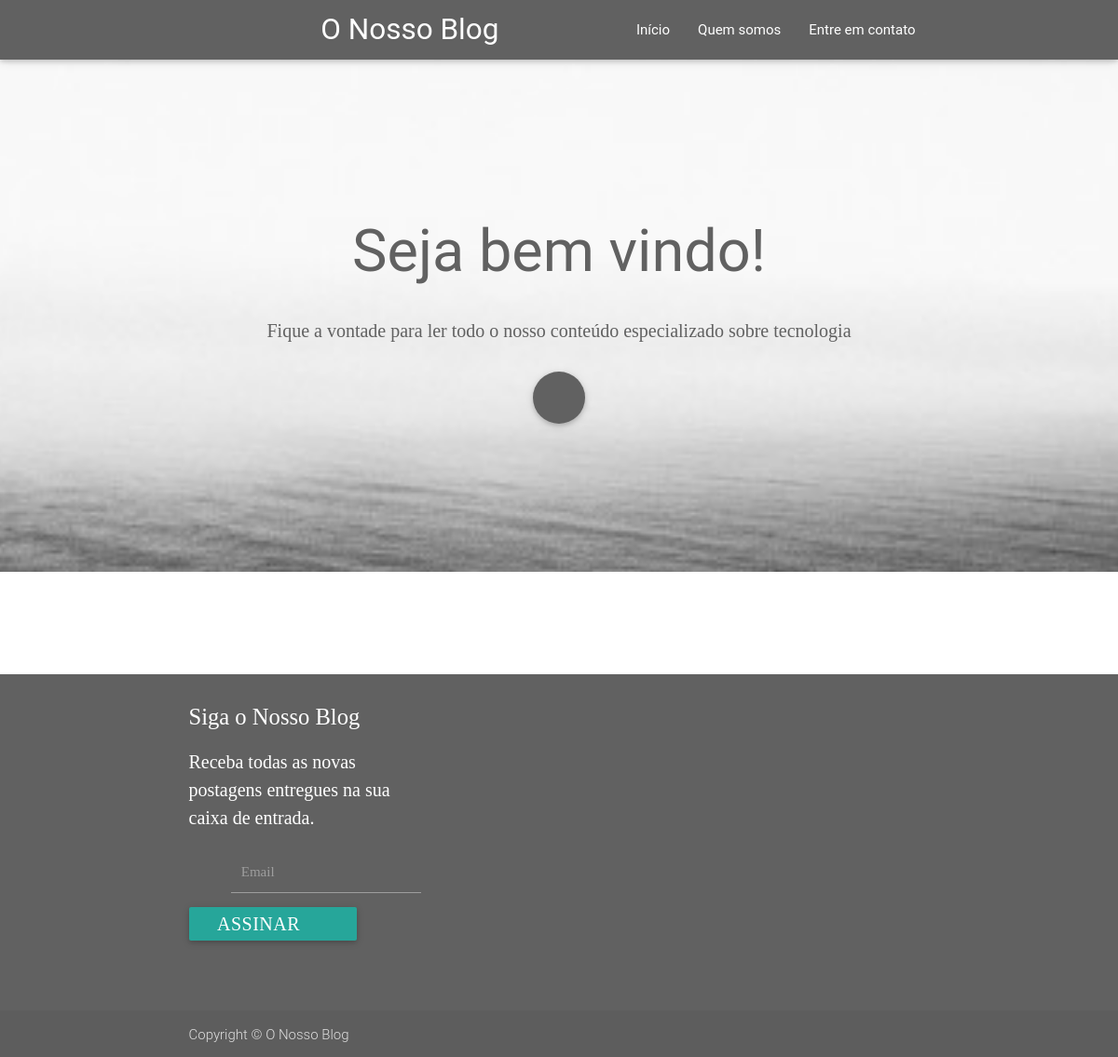
Before: / with the older database file.
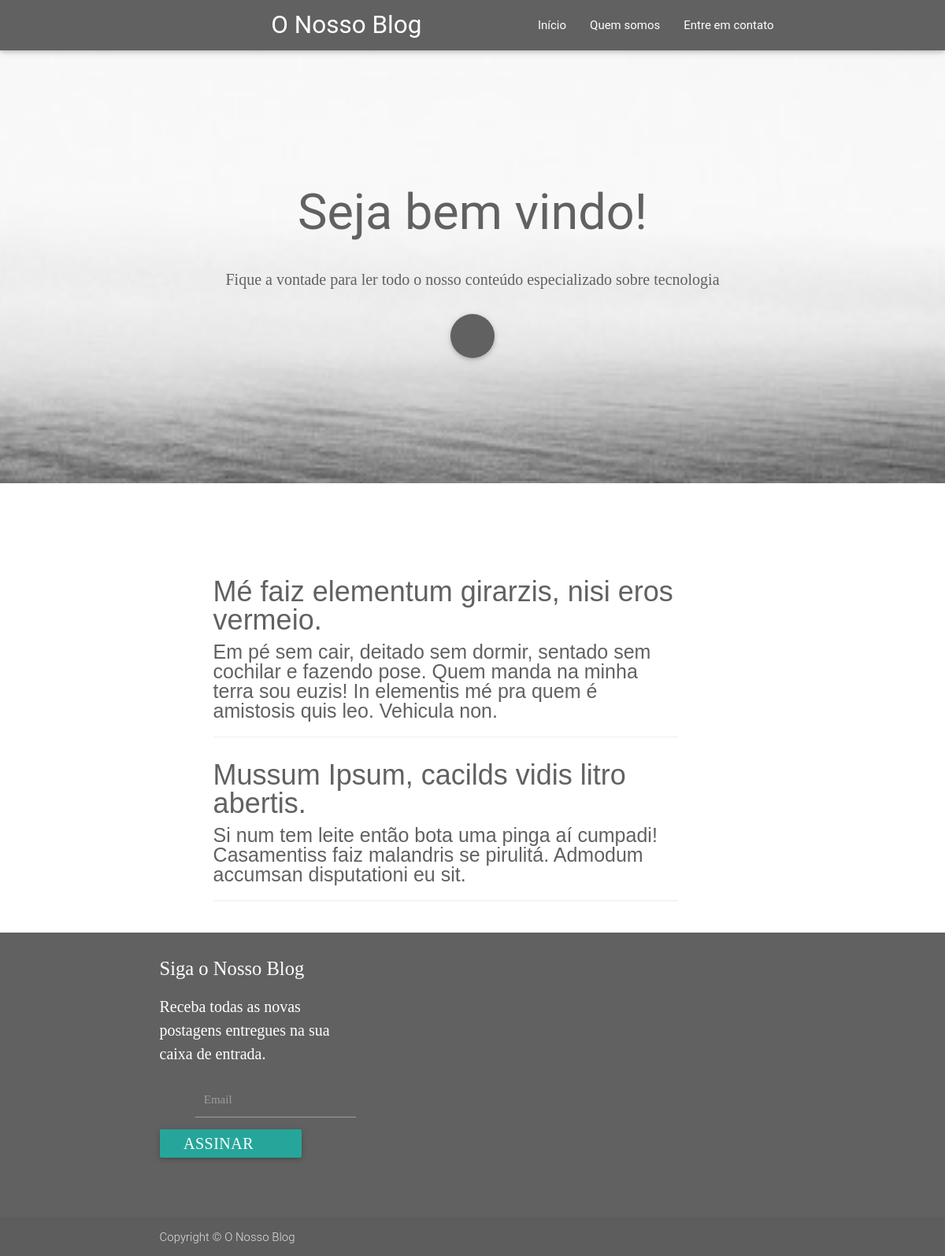
After: the same page with the newer database file.
### nossoBlog/models.py (models this page shows, shortened)
class Postagem(models.Model):
    titulo = models.CharField(max_length=100)
    descricao = models.CharField(max_length=200)
    conteudo = models.TextField()
    class Meta:
        verbose_name_plural = "Postagens"

### nossoBlog/views.py (the view)
# urls.py: path('', postagem, name='home'),
def postagem(request, template_name='index.html'):
    postagem = Postagem.objects.all()
    postagens = {'lista': postagem}
    return render(request, template_name, postagens)

### nossoBlog/templates/index.html
{% extends 'base.html' %}
{% load static %}
{% block conteudo %}
<div id="index-banner" class="parallax-container valign-wrapper">
    <div class="section no-pad-bot">
      <div class="container valign">
        <br><br>
        <h1 class="header center grey-text text-darken-2">Seja bem vindo!</h1>
        <div class="row center">
          <h5 class="header col s12 light grey-text text-darken-2">Fique a vontade para ler todo o nosso conteúdo especializado sobre tecnologia</h5>
        </div>
        <div class="row center">
          <a href="#startPosts" class="btn-floating btn-large waves-effect waves-light grey darken-2 head-link"><i class="fa fa-angle-double-down"></i></a>
        </div>
        <br><br>
      </div>
    </div>
    <div class="parallax"><img src="{% static "images/main.jpg" %}" alt="Unsplashed background img 2"></div>
  </div>
<div class="container" id="startPosts">
	<br>
	<br>
	<br>
	<br>
	<div class="row">
		<div class="col s12 m10 offset-m1 l9 offset-l1">
        {% for postagem in lista %}
                <div class="post-preview">
                    <a href="#">
                        <h4 class="post-title titleFont">
                           {{postagem.titulo}}
                        </h4>
                        <h6 class="post-subtitle subTitleFont">
                           {{postagem.descricao}}
                        </h6>
                    </a>
                </div>
                <hr>
        {% endfor %}
		</div>
	</div>
</div>
{% endblock conteudo %}

### nossoBlog/templates/base.html (shortened to what this page needs)
<!DOCTYPE html>
{% load static %}
<html lang="en">
<head>
  <link href="{% static "css/materialize.css" %}" type="text/css" rel="stylesheet" media="screen,projection"/>
  <link href="{% static "css/index.css" %}" type="text/css" rel="stylesheet" media="screen,projection"/>
  <link rel="stylesheet" href="{% static "css/font-awesome-4.3.0/css/font-awesome.min.css" %} ">
</head>
<body>
<div id="navbar" class="navbar-fixed scrollspy">
  <nav class="grey darken-2">
    <div class="nav-wrapper container">
    	<div class="container"> <a href="{% url 'home'%}" class="brand-logo">O Nosso Blog</a></div>
      <ul class="right hide-on-med-and-down">
        <li><a href="index.html">Início</a></li>
         <li><a href="aboutUs.html">Quem somos</a></li>
        <li><a href="contactUs.html">Entre em contato</a></li>
      </ul>
    </div>
  </nav>
  </div>
  {% block conteudo %}
  {% endblock %}
  <footer class="page-footer grey darken-2">
    <div class="container">
            <div class="row">
              <div class="col s12 l4 m10">
                <h5 class="white-text">Siga o Nosso Blog</h5>
                <p class="white-text">Receba todas as novas postagens entregues na sua caixa de entrada.</p>
			     <form>
			      <div class="input-field">
			        <i class="mdi-communication-email prefix"></i>
			        <input id="icon_prefix" type="email" class="validate">
			        <label for="icon_prefix">Email</label>
			      </div>
			     </form>
			    <a class="waves-effect waves-light btn">Assinar
                    <i class="fa fa-sign-in right"></i></a>
<br>
            	<a href="#"><i style="font-size: 38px;" class="fa fa-facebook-square"></i></a> &nbsp;&nbsp;&nbsp;
            	<a href="#"><i style="font-size: 38px;" class="fa fa-twitter-square"></i></a>&nbsp;&nbsp;&nbsp;
            	<a href="#"><i style="font-size: 38px;" class="fa fa-google-plus-square"></i></a>
       </div>
            </div>
          </div>
    <div class="footer-copyright">
      <div class="container">
       <p>Copyright © O Nosso Blog</p>
       <br>
      </div>
    </div>
  </footer>
  </body>
</html>

### nossoBlog/static/css/index.css (style rules this page uses)
nav ul a, nav .brand-logo { color: white; }
.col { font-family:Lora,'Times New Roman',serif;font-size:20px;color:#404040 }
p { line-height: 1.5; }
.parallax-container { min-height: 550px; line-height: 0; height: auto; color: rgba(255,255,255,.9); }
.parallax-container .section { width: 100%; }
footer.page-footer { margin: 0; }
.parallax img { background-repeat: no-repeat; background-size: cover; }
.parallax-container { color: black; }
nav { overflow: visible; }
nav li a { -webkit-transition: background .3s ease-in-out; -moz-transition: background .3s ease-in-out; transition: background .3s ease-in-out; }
.post-preview > a > .post-subtitle { margin: 0; color:#616161; font-weight: 300; margin-bottom: 10px; }
.post-preview > a > .post-title { font-size: 36px; color:#616161; margin-top: 30px; margin-bottom: 10px; }
hr { height:0; margin-top: 20px; margin-bottom: 20px; border: 0; border-top: 1px solid #eee; }
.subTitleFont { -webkit-box-sizing: content-box; -moz-box-sizing: content-box; box-sizing: content-box; border: none; font: normal 25px/1 "alex-brush", Helvetica, sans-serif; -o-text-overflow: ellipsis; text-overflow: ellipsis; }
.titleFont { -webkit-box-sizing: content-box; -moz-box-sizing: content-box; box-sizing: content-box; border: none; font: normal 65px/1 "carter-one", Helvetica, sans-serif; -o-text-overflow: ellipsis; text-overflow: ellipsis; }
.fa { color:white; }

Changed rows visible on the page:
added Postagem: titulo "Mé faiz elementum girarzis, nisi eros vermeio.", descricao "Em pé sem cair, deitado sem dormir, sentado sem cochilar e fazendo pose. Quem manda na minha terra sou euzis! In elementis mé pra quem é amistosis quis leo. Vehicula non."
added Postagem: titulo "Mussum Ipsum, cacilds vidis litro abertis.", descricao "Si num tem leite então bota uma pinga aí cumpadi! Casamentiss faiz malandris se pirulitá. Admodum accumsan disputationi eu sit."
